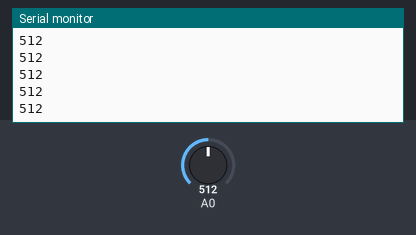
Recording of a sketch running on a simulated Arduino Uno, built with avr-gcc and run on an emulated ATmega328P. Shown: the last lines printed to the serial monitor. The test bench sets the inputs (shaded band); at power-on: A0 = 512.

Above: at 1.2 s.
1.3 s: A0 set to 716
At 1.4 s:
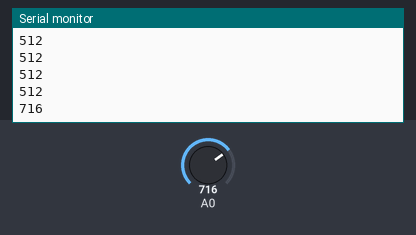
2.8 s: A0 set to 900
At 2.81 s:
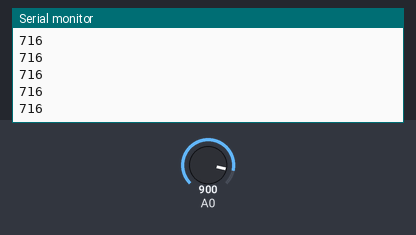
Timing chart, 0 to 5.8 s (numbered marks = the images above; inputs shaded):
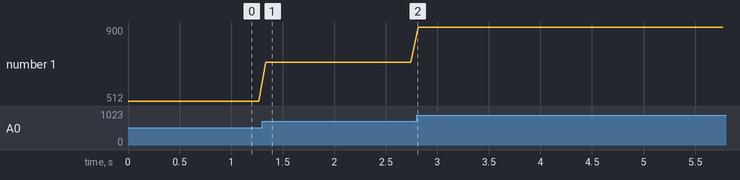

Measured:
- after the input at 1.3 s, the serial monitor: prints a new line at once (image 1)
- plotted number 1: 512 → 716 after the input at 1.3 s, 716 → 900 after the input at 2.8 s

The sketch:

Envia_Serial.ino
```cpp
/*
GA AUTOMAÇÔES
transferencia de variavel inteira pela serial
*/

void setup()
{
 Serial.begin(9600);
}

void loop()
{
 int valor = analogRead(A0); //le o valor da porta e atribui a variavel
 Serial.println(valor); // imprime a variavel
 Serial.println(""); // nao retira isso, pois isso que faz o arduino que recebe saber que acabou a mensagem enviada
 delay(70); // esse valor nao pode ser mudado , esse foi o minimo que funcionou redondo
}
```
